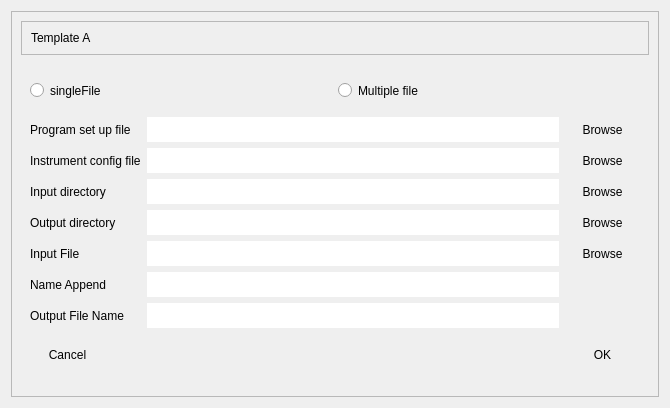
<?xml version="1.0" encoding="UTF-8"?>
<ui version="4.0">
 <class>widget</class>
 <widget class="QWidget" name="widget">
  <property name="geometry">
   <rect>
    <x>0</x>
    <y>0</y>
    <width>670</width>
    <height>408</height>
   </rect>
  </property>
  <property name="windowTitle">
   <string>Form</string>
  </property>
  <layout class="QVBoxLayout" name="verticalLayout">
   <item>
    <widget class="QFrame" name="frame">
     <property name="frameShape">
      <enum>QFrame::StyledPanel</enum>
     </property>
     <property name="frameShadow">
      <enum>QFrame::Raised</enum>
     </property>
     <layout class="QVBoxLayout" name="verticalLayout_2">
      <item alignment="Qt::AlignTop">
       <widget class="QFrame" name="frame_4">
        <property name="frameShape">
         <enum>QFrame::StyledPanel</enum>
        </property>
        <property name="frameShadow">
         <enum>QFrame::Raised</enum>
        </property>
        <layout class="QVBoxLayout" name="verticalLayout_3">
         <item>
          <widget class="QLabel" name="DP_TitleLB">
           <property name="text">
            <string>Template A</string>
           </property>
          </widget>
         </item>
        </layout>
       </widget>
      </item>
      <item>
       <widget class="QFrame" name="frame_5">
        <property name="sizePolicy">
         <sizepolicy hsizetype="Preferred" vsizetype="Expanding">
          <horstretch>0</horstretch>
          <verstretch>0</verstretch>
         </sizepolicy>
        </property>
        <property name="styleSheet">
         <string notr="true">
border-radius: 20px;</string>
        </property>
        <property name="frameShape">
         <enum>QFrame::StyledPanel</enum>
        </property>
        <property name="frameShadow">
         <enum>QFrame::Raised</enum>
        </property>
        <layout class="QVBoxLayout" name="verticalLayout_4">
         <item>
          <layout class="QHBoxLayout" name="horizontalLayout">
           <item>
            <widget class="QRadioButton" name="DP_SingleFileRB">
             <property name="minimumSize">
              <size>
               <width>0</width>
               <height>25</height>
              </size>
             </property>
             <property name="text">
              <string>singleFile</string>
             </property>
            </widget>
           </item>
           <item>
            <widget class="QRadioButton" name="DP_MultiFileRB">
             <property name="minimumSize">
              <size>
               <width>0</width>
               <height>25</height>
              </size>
             </property>
             <property name="text">
              <string>Multiple file</string>
             </property>
            </widget>
           </item>
          </layout>
         </item>
         <item>
          <layout class="QGridLayout" name="gridLayout">
           <item row="0" column="0">
            <widget class="QLabel" name="DP_SetupFileLab">
             <property name="text">
              <string>Program set up file </string>
             </property>
            </widget>
           </item>
           <item row="0" column="1">
            <widget class="QLineEdit" name="DP_SetupFileLE">
             <property name="minimumSize">
              <size>
               <width>0</width>
               <height>25</height>
              </size>
             </property>
            </widget>
           </item>
           <item row="0" column="2">
            <widget class="QPushButton" name="DP_SetupFilePB">
             <property name="minimumSize">
              <size>
               <width>75</width>
               <height>25</height>
              </size>
             </property>
             <property name="text">
              <string>Browse</string>
             </property>
            </widget>
           </item>
           <item row="1" column="0">
            <widget class="QLabel" name="DP_InstrumentconfigFileLB">
             <property name="text">
              <string>Instrument config file</string>
             </property>
            </widget>
           </item>
           <item row="1" column="1">
            <widget class="QLineEdit" name="DP_InstrumentconfigFileLE">
             <property name="minimumSize">
              <size>
               <width>0</width>
               <height>25</height>
              </size>
             </property>
            </widget>
           </item>
           <item row="1" column="2">
            <widget class="QPushButton" name="DP_InstrumentConfigFilePB">
             <property name="minimumSize">
              <size>
               <width>75</width>
               <height>25</height>
              </size>
             </property>
             <property name="text">
              <string>Browse</string>
             </property>
            </widget>
           </item>
           <item row="2" column="0">
            <widget class="QLabel" name="DP_InputDirLB">
             <property name="text">
              <string>Input directory</string>
             </property>
            </widget>
           </item>
           <item row="2" column="1">
            <widget class="QLineEdit" name="DP_InputDirLE">
             <property name="minimumSize">
              <size>
               <width>0</width>
               <height>25</height>
              </size>
             </property>
            </widget>
           </item>
           <item row="2" column="2">
            <widget class="QPushButton" name="DP_InputDirPB">
             <property name="minimumSize">
              <size>
               <width>75</width>
               <height>25</height>
              </size>
             </property>
             <property name="text">
              <string>Browse</string>
             </property>
            </widget>
           </item>
           <item row="3" column="0">
            <widget class="QLabel" name="DP_OutputDirLB">
             <property name="text">
              <string>Output directory</string>
             </property>
            </widget>
           </item>
           <item row="3" column="1">
            <widget class="QLineEdit" name="DP_OutputDirLE">
             <property name="minimumSize">
              <size>
               <width>0</width>
               <height>25</height>
              </size>
             </property>
            </widget>
           </item>
           <item row="3" column="2">
            <widget class="QPushButton" name="DP_OutputDirPB">
             <property name="minimumSize">
              <size>
               <width>75</width>
               <height>25</height>
              </size>
             </property>
             <property name="text">
              <string>Browse</string>
             </property>
            </widget>
           </item>
           <item row="4" column="0">
            <widget class="QLabel" name="DP_InputFileNameLB">
             <property name="text">
              <string>Input File</string>
             </property>
            </widget>
           </item>
           <item row="4" column="1">
            <widget class="QLineEdit" name="DP_InputFileNameLE">
             <property name="minimumSize">
              <size>
               <width>0</width>
               <height>25</height>
              </size>
             </property>
            </widget>
           </item>
           <item row="4" column="2">
            <widget class="QPushButton" name="DP_InputFileNamePB">
             <property name="minimumSize">
              <size>
               <width>75</width>
               <height>25</height>
              </size>
             </property>
             <property name="text">
              <string>Browse</string>
             </property>
            </widget>
           </item>
           <item row="5" column="0">
            <widget class="QLabel" name="DP_NameAppendLabel">
             <property name="text">
              <string>Name Append</string>
             </property>
            </widget>
           </item>
           <item row="5" column="1">
            <widget class="QLineEdit" name="DP_NameAppendLE">
             <property name="minimumSize">
              <size>
               <width>0</width>
               <height>25</height>
              </size>
             </property>
            </widget>
           </item>
           <item row="6" column="0">
            <widget class="QLabel" name="DP_OutputFileName">
             <property name="text">
              <string>Output File Name </string>
             </property>
            </widget>
           </item>
           <item row="6" column="1">
            <widget class="QLineEdit" name="DP_OutputFileNameLE">
             <property name="minimumSize">
              <size>
               <width>0</width>
               <height>25</height>
              </size>
             </property>
            </widget>
           </item>
          </layout>
         </item>
         <item>
          <layout class="QHBoxLayout" name="horizontalLayout_2">
           <item>
            <widget class="QPushButton" name="DP_CancelPB">
             <property name="minimumSize">
              <size>
               <width>75</width>
               <height>25</height>
              </size>
             </property>
             <property name="maximumSize">
              <size>
               <width>75</width>
               <height>16777215</height>
              </size>
             </property>
             <property name="text">
              <string>Cancel</string>
             </property>
            </widget>
           </item>
           <item alignment="Qt::AlignRight">
            <widget class="QPushButton" name="DP_OkayPB">
             <property name="minimumSize">
              <size>
               <width>75</width>
               <height>25</height>
              </size>
             </property>
             <property name="text">
              <string>OK</string>
             </property>
            </widget>
           </item>
          </layout>
         </item>
        </layout>
       </widget>
      </item>
     </layout>
    </widget>
   </item>
  </layout>
 </widget>
 <resources/>
 <connections/>
</ui>
